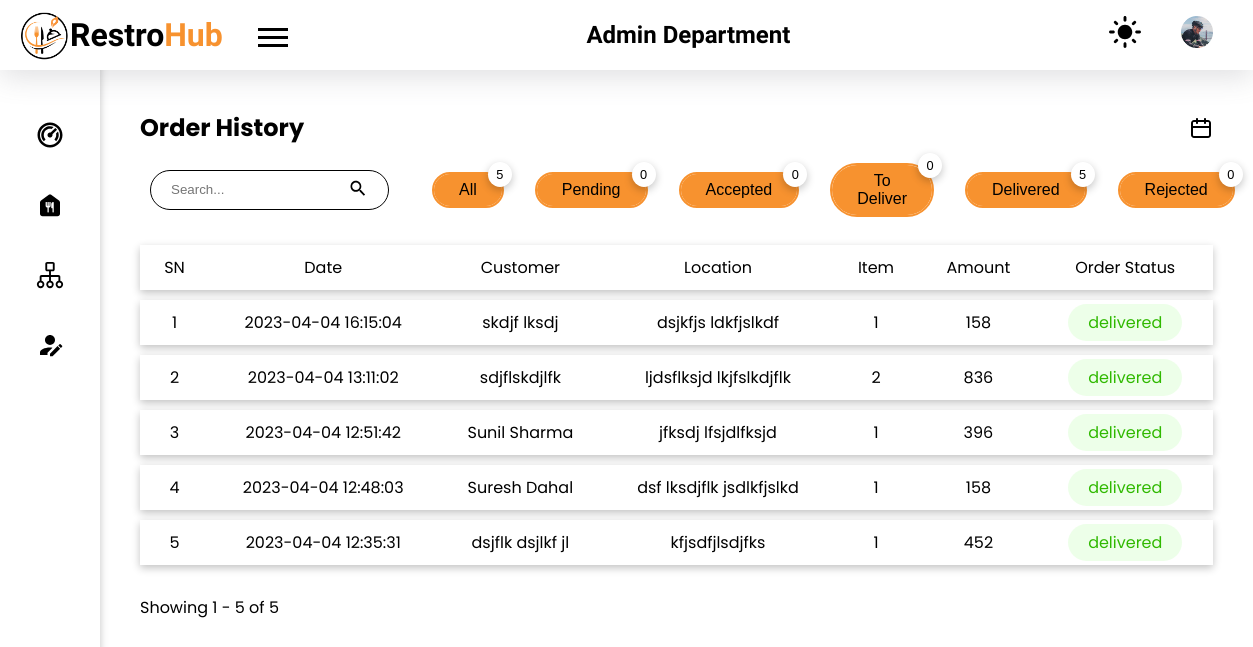
The app's page /admin/order-history.php (signed in) with its own data.
### tables this page shows
CREATE TABLE `orders` (
  `id` int(11) NOT NULL,
  `c_id` int(11) NOT NULL,
  `track_id` varchar(10) NOT NULL,
  `o_c_id` int(11) NOT NULL,
  `qty` int(11) NOT NULL,
  `f_id` int(11) NOT NULL,
  `total_price` int(10) NOT NULL,
  `note` varchar(100) DEFAULT NULL,
  `payment_method` varchar(10) NOT NULL,
  `delivery_date` date DEFAULT NULL,
  `delivery_time` time DEFAULT NULL,
  `date` datetime NOT NULL
);

CREATE TABLE `order_contact_details` (
  `o_c_id` int(11) NOT NULL,
  `address` varchar(50) NOT NULL,
  `phone` varchar(10) NOT NULL,
  `c_name` varchar(30) NOT NULL
);

CREATE TABLE `aos` (
  `aos_id` int(11) NOT NULL,
  `order_id` int(11) NOT NULL,
  `status` varchar(15) NOT NULL,
  `date` datetime NOT NULL DEFAULT current_timestamp(),
  `delivered_at` datetime NOT NULL
);

### admin/components/calculate-offset.php (called while the page is built, shortened)
<?php
if (isset($_GET['page'])) {
    $page = mysqli_real_escape_string($conn, $_GET['page']);
    if (!is_numeric($page)) {
        $page = 1;
    }
} else {
    $page = 1;
}
$offset = intval(($page - 1) * $limit);
?>

### admin/order-history.php (the view, shortened to what this page needs)
<!DOCTYPE html>
<html lang="en">
<head>
    <link rel="stylesheet" href="../styles/style.css">
</head>
<body>
    <?php
    require("./components/header.php");
    require("./components/sidebar.php");
    ?>
    <main class="admin_dashboard_body">
        <section class="dashboard_inner-head flex items-center">
            <h2>Order History</h2>
            <img src="../images/ic_calender.svg" class="filter_by_date popper-btn" alt="filter">
        </section>
        <div class="flex items-center mt-20">
            <div class="flex items-center">
                <form action="#" method="post" class="search_form border-curve-lg">
                    <div class="flex items-center">
                        <input type="search" placeholder="Search..." class="no_outline search_employee" name="search-employee" id="search-employee">
                        <button type="submit" class="no_bg no_outline"><img src="../images/ic_search.svg" alt="search icon"></button>
                    </div>
                </form>
                <?php
                require("../config.php");
                $sql = "select id from orders where orders.delivery_date <= NOW() and orders.delivery_time <= NOW() group by orders.c_id, orders.date";
                $result = mysqli_query($conn, $sql);
                $count = mysqli_num_rows($result);
                $sql_pending = "select orders.id, aos.status from orders inner join aos on orders.id = aos.order_id where status = 'pending' and orders.delivery_date <= NOW() and orders.delivery_time <= NOW() group by orders.c_id, orders.date";
                $result_pending = mysqli_query($conn, $sql_pending);
                $count_pending = mysqli_num_rows($result_pending);
                $sql_accepted = "select orders.id, aos.status from orders inner join aos on orders.id = aos.order_id where status = 'accepted' and orders.delivery_date <= NOW() and orders.delivery_time <= NOW() group by orders.c_id, orders.date";
                $result_accepted = mysqli_query($conn, $sql_accepted);
                $count_accepted = mysqli_num_rows($result_accepted);
                $sql_to_deliver = "select orders.id, aos.status from orders inner join aos on orders.id = aos.order_id where status in ('prepared', 'delivering') and orders.delivery_date <= NOW() and orders.delivery_time <= NOW() group by orders.c_id, orders.date";
                $result_to_deliver = mysqli_query($conn, $sql_to_deliver);
                $count_to_deliver = mysqli_num_rows($result_to_deliver);
                $sql_delivered = "select orders.id, aos.status from orders inner join aos on orders.id = aos.order_id where status = 'delivered' and orders.delivery_date <= NOW() and orders.delivery_time <= NOW() group by orders.c_id, orders.date";
                $result_delivered = mysqli_query($conn, $sql_delivered);
                $count_delivered = mysqli_num_rows($result_delivered);
                $sql_rejected = "select orders.id, aos.status from orders inner join aos on orders.id = aos.order_id where status = 'rejected' and orders.delivery_date <= NOW() and orders.delivery_time <= NOW() group by orders.c_id, orders.date";
                $result_rejected = mysqli_query($conn, $sql_rejected);
                $count_rejected = mysqli_num_rows($result_rejected);
                ?>
                <a href="?filter-by=all" class="ml-35">
                    <button class="button border-curve-lg relative <?php if (isset($_GET['filter-by']) && $_GET['filter-by'] == "all") echo "active"; ?>">All
                        <div class="count-top shadow"><?php
                                                        echo $count;
                                                        ?>
                        </div>
                    </button>
                </a>
                <a href="?filter-by=pending" class="ml-35">
                    <button class="button border-curve-lg relative <?php if (isset($_GET['filter-by']) && $_GET['filter-by'] == "pending") echo "active"; ?>">Pending
                        <div class="count-top shadow"><?php
                                                        echo $count_pending;
                                                        ?>
                        </div>
                    </button>
                </a>
                <a href="?filter-by=accepted" class="ml-35">
                    <button class="button border-curve-lg relative <?php if (isset($_GET['filter-by']) && $_GET['filter-by'] == "accepted") echo "active"; ?>">Accepted
                        <div class="count-top shadow"><?php
                                                        echo $count_accepted;
                                                        ?>
                        </div>
                    </button>
                </a>
                <a href="?filter-by=prepared" class="ml-35">
                    <button class="button border-curve-lg relative <?php if (isset($_GET['filter-by']) && $_GET['filter-by'] == "prepared") echo "active"; ?>">To Deliver
                        <div class="count-top shadow"><?php
                                                        echo $count_to_deliver;
                                                        ?>
                        </div>
                    </button>
                </a>
                <a href="?filter-by=delivered" class="ml-35">
                    <button class="button border-curve-lg relative <?php if (isset($_GET['filter-by']) && $_GET['filter-by'] == "delivered") echo "active"; ?>">Delivered
                        <div class="count-top shadow"><?php
                                                        echo $count_delivered;
                                                        ?>
                        </div>
                    </button>
                </a>
                <a href="?filter-by=rejected" class="ml-35">
                    <button class="button border-curve-lg relative <?php if (isset($_GET['filter-by']) && $_GET['filter-by'] == "rejected") echo "active"; ?>">Rejected
                        <div class="count-top shadow"><?php
                                                        echo $count_rejected;
                                                        ?>
                        </div>
                    </button>
                </a>
            </div>
        </div>
        <?php
        $limit = 10;
        require './components/calculate-offset.php';
        if (isset($_GET['filter-by']) && $_GET['filter-by'] != 'all') {
            $filter_by = $_GET['filter-by'];
            $sql = ($filter_by == 'delivering' || $filter_by == 'prepared') ? "
            select count(orders.id) as total_item_bought,
                        orders.id,
                        orders.c_id,
                        orders.qty,
                        orders.track_id,
                        sum(orders.total_price) as total_price,
                        orders.note,
                        orders.date,
                        orders.f_id,
                        order_contact_details.address,
                        order_contact_details.phone,
                        order_contact_details.c_name,
                        aos.aos_id,
                        aos.status
                        from orders
                        inner join order_contact_details on orders.o_c_id = order_contact_details.o_c_id
                        inner join aos on orders.id = aos.order_id
                        where aos.status in ('prepared', 'delivering') and
                        orders.delivery_date <= NOW() and orders.delivery_time <= NOW()
                        group by orders.date, orders.c_id
                        order by orders.id desc
                        limit $offset, $limit
                    " : "select count(orders.id) as total_item_bought,
                        orders.id,
                        orders.c_id,
                        orders.qty,
                        orders.track_id,
                        sum(orders.total_price) as total_price,
                        orders.note,
                        orders.date,
                        orders.f_id,
                        order_contact_details.address,
                        order_contact_details.phone,
                        order_contact_details.c_name,
                        aos.aos_id,
                        aos.status
                        from orders
                        inner join order_contact_details on orders.o_c_id = order_contact_details.o_c_id
                        inner join aos on orders.id = aos.order_id
                        where aos.status = '$filter_by' and
                        orders.delivery_date <= NOW() and orders.delivery_time <= NOW()
                        group by orders.date, orders.c_id
                        order by orders.id desc
                        limit $offset, $limit
                    ";
        } else {
            $sql = "select count(orders.id) as total_item_bought,
                        orders.id,
                        orders.c_id,
                        orders.qty,
                        orders.track_id,
                        sum(orders.total_price) as total_price,
                        orders.note,
                        orders.date,
                        orders.f_id,
                        order_contact_details.address,
                        order_contact_details.phone,
                        order_contact_details.c_name,
                        aos.aos_id,
                        aos.status
                        from orders
                        inner join order_contact_details on orders.o_c_id = order_contact_details.o_c_id
                        inner join aos on orders.id = aos.order_id
                        where orders.delivery_date <= NOW() and orders.delivery_time <= NOW()
                        group by orders.date, orders.c_id
                        order by orders.id desc
                        limit $offset, $limit
                    ";
        }
        $result = mysqli_query($conn, $sql) or die("Query Failed");
        if (mysqli_num_rows($result) > 0) {
        ?>
            <table class="mt-20">
                <tr class="shadow">
                    <th>SN</th>
                    <th>Date</th>
                    <th>Customer</th>
                    <th>Location</th>
                    <th>Item</th>
                    <th>Amount</th>
                    <th>Order Status</th>
                </tr>
                <?php
                $i = $offset;
                while ($row = mysqli_fetch_assoc($result)) {
                    $i++;
                    $cid = $row['c_id'];
                    $id = $row['track_id'];
                ?>
                    <tr class="shadow pointer" onclick="redirectToViewPage('<?php echo base64_encode(serialize($cid)); ?>', '<?php echo base64_encode(serialize($id)); ?>');">
                        <td><?php echo $i; ?></td>
                        <td>
                            <?php echo $row['date']; ?>
                        </td>
                        <td><?php echo $row['c_name']; ?></td>
                        <td><?php echo $row['address']; ?></td>
                        <td><?php echo $row['total_item_bought']; ?></td>
                        <td><?php echo $row['total_price']; ?></td>
                        <td><span class="<?php echo $row['status']; ?> border-curve-lg p_7-20"><?php echo $row['status']; ?></span></td>
                    </tr>
                <?php } ?>
            </table>
            <?php require './components/pagination.php'; ?>
        <?php
        } else {
            echo "<p class='mt-20'>No Record Found</p>";
        }
        ?>
    </main>
</body>
</html>

### styles/style.css (style rules this page uses)
:root { --black: #000000; --gray: #afafaf; --light-gray: #f3f3f3; --primary-color: #F7922F; --trans-black: #00000030; --very-trans-black: #00000020; --trans-green: #DCFFD380; --trans-green-text: #30B900; --trans-yellow: #fafd3e67; --trans-yellow-text: #46500C; --trans-purple: #FFA0FB66; --trans-purple-text: #A500F3; --trans-primary: #F7922F50; --trans-red: #FFD6D6; --trans-red-text: #934747; --white: #ffffff; }
* { margin: 0; padding: 0; box-sizing: border-box; list-style: none; text-decoration: none; color: var(--black); }
html { scroll-behavior: smooth; }
.no_outline { outline: none; border: none; }
.no_bg { background-color: transparent; }
body { background-color: var(--white); }
a, button, a>*, button>*, input[type="submit"], .menu__for-sidebar, .menu__for-sidebar>*, .admin_profile_image, .date_filter_close, .popper-btn, .pointer { cursor: pointer; }
.shadow { box-shadow: rgba(0, 0, 0, 0.24) 0px 3px 8px; }
.mt-20 { margin-top: 20px !important; }
.p_7-20 { padding: 7px 20px; }
.ml-35 { margin-left: 35px; }
.border-curve-lg { border-radius: 25px; }
.flex { display: flex; align-items: flex-start; justify-content: space-between; flex-direction: row; }
.items-center { align-items: center; }
.relative { position: relative; }
body, .body-text { font-family: 'Poppins', sans-serif; }
.button { background-color: var(--primary-color); padding: 7px 25px; font-size: 1rem; min-width: fit-content; border: none !important; vertical-align: middle; outline: 2px solid var(--primary-color); }
.search_form { border: 2px solid var(--black); height: 40px; margin: 0 10px; padding: 3px 5px; }
.admin_dashboard_body { padding: 40px 40px 40px 140px; max-width: 1440px; }
.count-top { position: absolute; top: -12px; right: -10px; background-color: var(--white); padding: 5px; border-radius: 50%; font-size: 0.8rem; min-height: 1.5rem; min-width: 1.5rem; }
.search_form { border: 1px solid var(--black); padding: 7px 20px; transition: 0.3s; }
.search_form div img { width: 20px; }
table { border-collapse: separate; border-spacing: 0 10px; text-align: center; width: 100%; }
table th { font-weight: normal; }
table tr { background-color: var(--white); }
table tr td, table tr th { padding: 10px 20px; width: fit-content; }
.delivered { background-color: var(--trans-green); color: var(--trans-green-text); }
h2 { font-size: 24px; }

### records on screen
orders: date "2023-04-04 16:15:04", o_c.c_name "skdjf lksdj", o_c.address "dsjkfjs ldkfjslkdf", total_item_bought "1", total_price "158", aos.status "delivered"
orders: date "2023-04-04 13:11:02", o_c.c_name "sdjflskdjlfk", o_c.address "ljdsflksjd lkjfslkdjflk", total_item_bought "2", total_price "836", aos.status "delivered"
orders: date "2023-04-04 12:51:42", o_c.c_name "Sunil Sharma", o_c.address "jfksdj lfsjdlfksjd", total_item_bought "1", total_price "396", aos.status "delivered"
orders: date "2023-04-04 12:48:03", o_c.c_name "Suresh Dahal", o_c.address "dsf lksdjflk jsdlkfjslkd", total_item_bought "1", total_price "158", aos.status "delivered"
orders: date "2023-04-04 12:35:31", o_c.c_name "dsjflk dsjlkf jl", o_c.address "kfjsdfjlsdjfks", total_item_bought "1", total_price "452", aos.status "delivered"

### other values on screen
$count "5"
$count_pending "0"
$count_accepted "0"
$count_to_deliver "0"
$count_delivered "5"
$count_rejected "0"
$offset + 1 "1"
